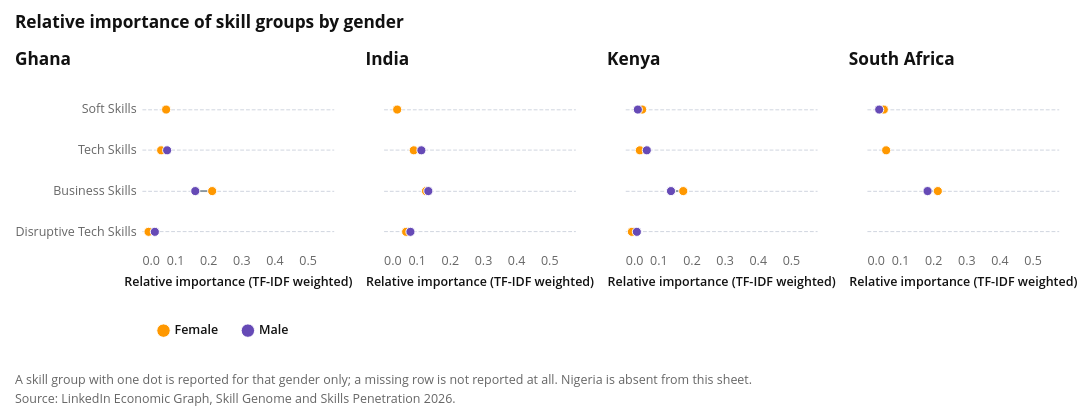

Notebook cell for this chart:
### Code cell
def plot_gender_profile(data, width=200, height=170):
    """Dumbbell of female against male relative importance, per skill group."""
    wide = (
        data.pivot_table(
            index=["Country", "Industry", "Skill"],
            columns="Gender",
            values="Relative Importance",
            aggfunc="mean",
        )
        .reset_index()
        .rename_axis(columns=None)
    )

    paired = wide.dropna(subset=["Female", "Male"])

    industries = sorted(wide["Industry"].unique())
    countries = [c for c in COUNTRIES if c in set(wide["Country"])]
    default_industry = wide.groupby("Industry").size().idxmax()

    pick = alt.selection_point(
        fields=["Industry"],
        bind=alt.binding_select(options=industries, name="Industry  "),
        value=[{"Industry": default_industry}],
    )
    top = wide[["Female", "Male"]].max().max() * 1.08
    x_title = "Relative importance (TF-IDF weighted)"
    skills = [s for s in SKILL_ORDER if s in set(wide["Skill"])]

    def panel(country, first):
        y = alt.Y(
            "Skill:N",
            title=None,
            scale=alt.Scale(domain=skills),
            axis=alt.Axis(labels=first),
        )
        x_scale = alt.Scale(domain=[0, top])

        connector = (
            alt.Chart(paired.loc[paired["Country"].eq(country)])
            .transform_filter(pick)
            .mark_rule(color=attaviz.GREY_300, strokeWidth=2)
            .encode(
                y=y,
                x=alt.X("Female:Q", title=x_title, scale=x_scale),
                x2="Male:Q",
            )
        )
        dots = (
            alt.Chart(wide.loc[wide["Country"].eq(country)])
            .transform_filter(pick)
            .transform_fold(["Female", "Male"], as_=["Gender", "Relative Importance"])
            .transform_filter("isValid(datum['Relative Importance'])")
            .mark_point(size=90, filled=True, opacity=1)
            .encode(
                y=y,
                x=alt.X("Relative Importance:Q", title=x_title, scale=x_scale),
                color=alt.Color(
                    "Gender:N",
                    scale=alt.Scale(
                        domain=["Female", "Male"],
                        range=[attaviz.GENDER["female"], attaviz.GENDER["male"]],
                    ),
                    title=None,
                ),
                tooltip=[
                    "Country:N",
                    "Industry:N",
                    "Skill:N",
                    "Gender:N",
                    alt.Tooltip("Relative Importance:Q", format=".3f"),
                ],
            )
        )
        return (
            alt.layer(connector, dots)
            .add_params(pick)
            .properties(width=width, height=height, title=country)
        )

    chart = alt.hconcat(
        *(panel(c, i == 0) for i, c in enumerate(countries)), spacing=14
    ).properties(title="Relative importance of skill groups by gender")

    return attaviz.add_caption(
        chart,
        [
            "A skill group with one dot is reported for that gender only; a missing row is not reported at all. Nigeria is absent from this sheet.",
            f"{SKILLS_NOTE}",
        ],
        align="left",
    )


plot_gender_profile(gender_skills)
